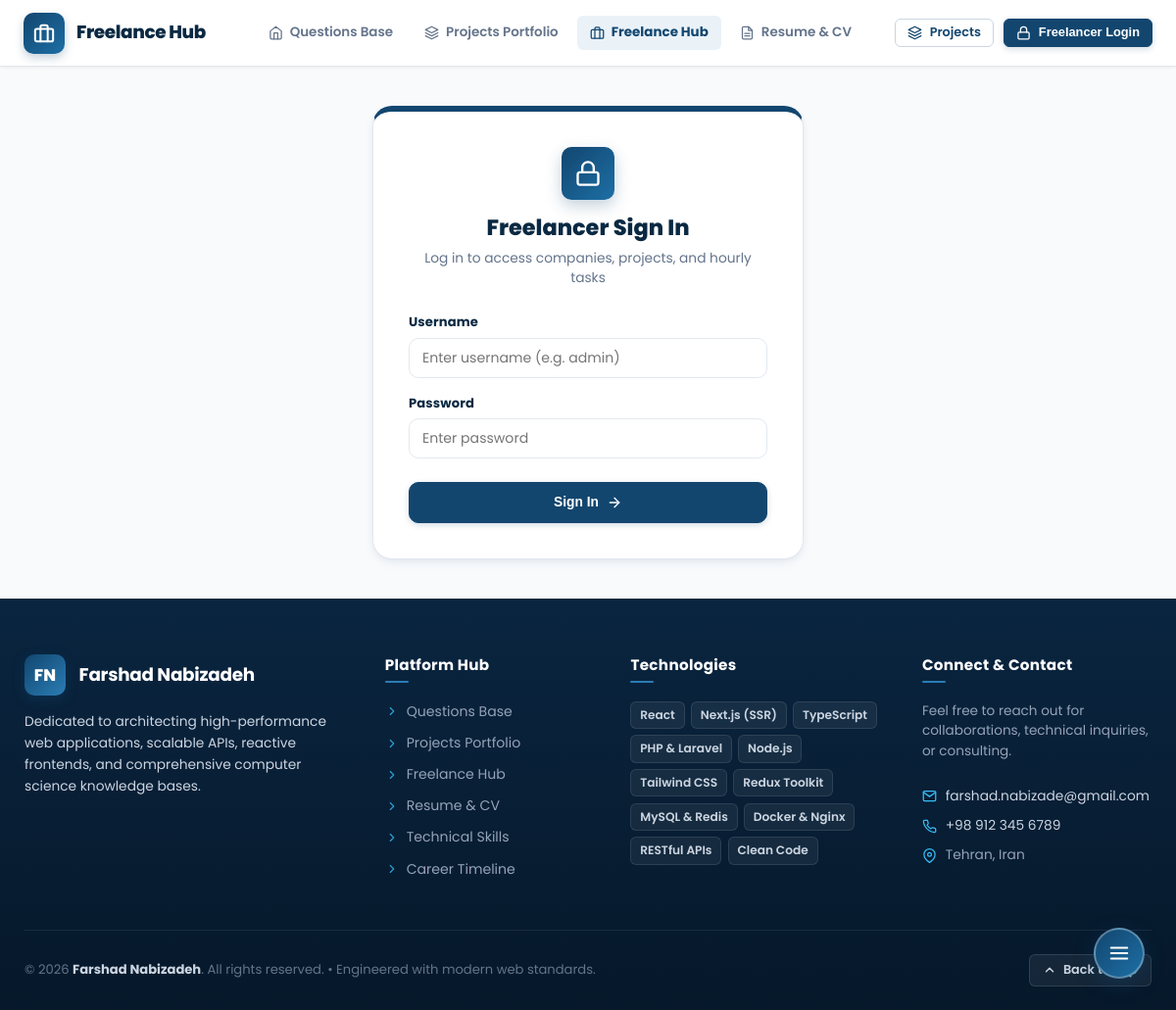
Page /freelance.php on the committed database.
### tables this page shows
CREATE TABLE IF NOT EXISTS `footer_settings` (
  `id` int NOT NULL,
  `brand_initials` varchar(10) DEFAULT 'FN',
  `brand_name` varchar(150) DEFAULT 'Farshad Nabizade',
  `brand_title` varchar(150) DEFAULT 'Full-Stack Software Engineer',
  `brand_bio` text,
  `availability_status` varchar(150) DEFAULT 'Available for Engineering Opportunities',
  `nav_links` json DEFAULT NULL,
  `technologies` json DEFAULT NULL,
  `email` varchar(150) DEFAULT 'farshad.nabizade@gmail.com',
  `phone` varchar(50) DEFAULT '+98 912 345 6789',
  `location` varchar(150) DEFAULT 'Tehran, Iran',
  `contact_note` varchar(255) DEFAULT 'Feel free to reach out for collaborations, technical inquiries, or consulting.',
  `copyright_text` varchar(255) DEFAULT 'All rights reserved. • Engineered with modern web standards.',
  `visible_sections` json DEFAULT NULL,
  `updated_at` timestamp NULL DEFAULT CURRENT_TIMESTAMP ON UPDATE CURRENT_TIMESTAMP,
  PRIMARY KEY (`id`)
);

### footer_component.php (the view, shortened to what this page needs)
<?php
class FooterManager
{
    private static function getDb(): ?PDO
    {
        if (class_exists('Database')) {
            return Database::getConnection();
        }
    }
    public static function getSettings(): array
    {
        $db = self::getDb();
        $stmt = $db->query("SELECT * FROM footer_settings WHERE id = 1 LIMIT 1");
        $row = $stmt->fetch();
        $row['nav_links'] = !empty($row['nav_links']) ? json_decode($row['nav_links'], true) : [];
        $row['technologies'] = !empty($row['technologies']) ? json_decode($row['technologies'], true) : [];
        $row['visible_sections'] = !empty($row['visible_sections']) ? json_decode($row['visible_sections'], true) : [
            "brand" => true,
            "nav" => true,
            "tech" => true,
            "contact" => true
        ];
        return $row;
    }
}
function renderGlobalFooter(): void
{
    $footer = FooterManager::getSettings();
    $visible = $footer['visible_sections'] ?? ["brand" => true, "nav" => true, "tech" => true, "contact" => true];
    $navLinks = is_array($footer['nav_links']) ? $footer['nav_links'] : [];
    $technologies = is_array($footer['technologies']) ? $footer['technologies'] : [];
    ?>
    <footer class="app-global-footer">
        <div class="footer-inner-container">
            <div class="footer-grid">
                <?php if (!empty($visible['brand'])): ?>
                <div class="footer-col brand-col">
                    <div class="footer-brand-title">
                        <span class="brand-avatar"><?php echo htmlspecialchars($footer['brand_initials'] ?? 'FN'); ?></span>
                        <div>
                            <h3><?php echo htmlspecialchars($footer['brand_name'] ?? 'Farshad Nabizade'); ?></h3>
                        </div>
                    </div>
                    <?php if (!empty($footer['brand_bio'])): ?>
                        <p class="brand-bio"><?php echo htmlspecialchars($footer['brand_bio']); ?></p>
                    <?php endif; ?>
                </div>
                <?php endif; ?>
                <?php if (!empty($visible['nav'])): ?>
                <div class="footer-col">
                    <h4 class="footer-heading">Platform Hub</h4>
                    <ul class="footer-nav-list">
                        <?php foreach ($navLinks as $nl): ?>
                            <?php if (!empty($nl['label']) && !empty($nl['url'])): ?>
                                <li>
                                    <a href="<?php echo htmlspecialchars($nl['url']); ?>">
                                        <svg width="14" height="14" viewBox="0 0 24 24" fill="none" stroke="currentColor" stroke-width="2" stroke-linecap="round" stroke-linejoin="round"><polyline points="9 18 15 12 9 6"></polyline></svg>
                                        <?php echo htmlspecialchars($nl['label']); ?>
                                    </a>
                                </li>
                            <?php endif; ?>
                        <?php endforeach; ?>
                    </ul>
                </div>
                <?php endif; ?>
                <?php if (!empty($visible['tech'])): ?>
                <div class="footer-col">
                    <h4 class="footer-heading">Technologies</h4>
                    <div class="footer-tech-cloud">
                        <?php foreach ($technologies as $t): ?>
                            <?php if (!empty($t)): ?>
                                <span class="tech-tag-pill"><?php echo htmlspecialchars((string)$t); ?></span>
                            <?php endif; ?>
                        <?php endforeach; ?>
                    </div>
                </div>
                <?php endif; ?>
                <?php if (!empty($visible['contact'])): ?>
                <div class="footer-col">
                    <h4 class="footer-heading">Connect &amp; Contact</h4>
                    <?php if (!empty($footer['contact_note'])): ?>
                        <p style="font-size: 0.85rem; color: #94a3b8; margin-bottom: 0.85rem;"><?php echo htmlspecialchars($footer['contact_note']); ?></p>
                    <?php endif; ?>
                    <div class="contact-links-list">
                        <?php if (!empty($footer['email'])): ?>
                            <a href="mailto:<?php echo htmlspecialchars($footer['email']); ?>" class="contact-item-link">
                                <svg width="15" height="15" viewBox="0 0 24 24" fill="none" stroke="currentColor" stroke-width="2" stroke-linecap="round" stroke-linejoin="round"><path d="M4 4h16c1.1 0 2 .9 2 2v12c0 1.1-.9 2-2 2H4c-1.1 0-2-.9-2-2V6c0-1.1.9-2 2-2z"></path><polyline points="22,6 12,13 2,6"></polyline></svg>
                                <span><?php echo htmlspecialchars($footer['email']); ?></span>
                            </a>
                        <?php endif; ?>
                        <?php if (!empty($footer['phone'])): ?>
                            <a href="tel:<?php echo htmlspecialchars($footer['phone']); ?>" class="contact-item-link">
                                <span><?php echo htmlspecialchars($footer['phone']); ?></span>
                            </a>
                        <?php endif; ?>
                        <?php if (!empty($footer['location'])): ?>
                            <div class="contact-item-link location">
                                <svg width="15" height="15" viewBox="0 0 24 24" fill="none" stroke="currentColor" stroke-width="2" stroke-linecap="round" stroke-linejoin="round"><path d="M21 10c0 7-9 13-9 13s-9-6-9-13a9 9 0 0 1 18 0z"></path><circle cx="12" cy="10" r="3"></circle></svg>
                                <span><?php echo htmlspecialchars($footer['location']); ?></span>
                            </div>
                        <?php endif; ?>
                    </div>
                </div>
                <?php endif; ?>
            </div>
            <div class="footer-bottom-bar">
                <div class="footer-copyright">
                    &copy; <?php echo date('Y'); ?> <strong><?php echo htmlspecialchars($footer['brand_name'] ?? 'Farshad Nabizade'); ?></strong>. <?php echo htmlspecialchars($footer['copyright_text'] ?? 'All rights reserved.'); ?>
                </div>
                <button type="button" class="btn-footer-top" onclick="window.scrollTo({top: 0, behavior: 'smooth'})" title="Scroll to Top">
                    <svg width="14" height="14" viewBox="0 0 24 24" fill="none" stroke="currentColor" stroke-width="2.5" stroke-linecap="round" stroke-linejoin="round"><polyline points="18 15 12 9 6 15"></polyline></svg>
                    <span>Back to Top</span>
                </button>
            </div>
        </div>
    </footer>
    <?php
}

### rows in the picture
footer_settings: brand_initials "FN", brand_name "Farshad Nabizadeh", brand_bio "Dedicated to architecting high-performance web applications, scalable APIs, reactive frontends, and comprehensive computer science knowledge bases.", contact_note "Feel free to reach out for collaborations, technical inquiries, or consulting.", email "farshad.nabizade@gmail.com", phone "+98 912 345 6789", location "Tehran, Iran", copyright_text "All rights reserved. • Engineered with modern web standards."

### other values in the picture
$nl['label'] "Questions Base"
$nl['label'] "Projects Portfolio"
$nl['label'] "Freelance Hub"
$nl['label'] "Resume & CV"
$nl['label'] "Technical Skills"
$nl['label'] "Career Timeline"
$t "React"
$t "Next.js (SSR)"
$t "TypeScript"
$t "PHP & Laravel"
$t "Node.js"
$t "Tailwind CSS"
$t "Redux Toolkit"
$t "MySQL & Redis"
$t "Docker & Nginx"
